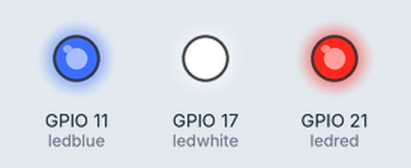
Recording of a program running on a simulated Raspberry Pi (BCM pin numbers). Parts: output pins drawn as LEDs (lit = HIGH).

Above: at 0.5 s.
At 3.5 s:
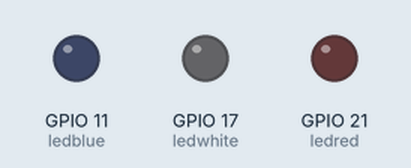
Timing chart, 0 to 4.6 s (numbered marks = the images above):
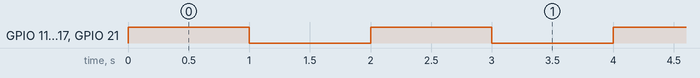

The program:

rwbFlash.py
```python
#!/usr/bin/env python3
from gpiozero import LED
from time import sleep

ledred = LED(21)
ledwhite = LED(17)
ledblue = LED(11)

while True:
    ledred.on()
    ledwhite.on()
    ledblue.on()
    sleep(1)
    ledred.off()
    ledwhite.off()
    ledblue.off()
    sleep(1)
```

Measured:
- by itself, GPIO 11 (ledblue), GPIO 17 (ledwhite), GPIO 21 (ledred): alternates HIGH for 1.0 s and LOW for 1.0 s
